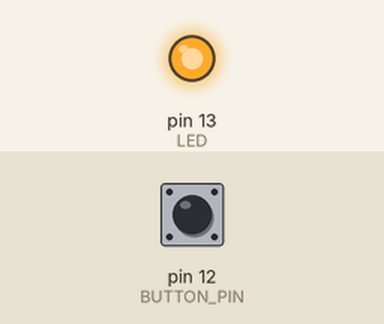
A sketch run on a simulated Arduino Uno, built with avr-gcc and run on an emulated ATmega328P. On the bench: output pins drawn as LEDs (lit = HIGH). Inputs (shaded band) come from the test bench; at power-on: pin 12 (BUTTON_PIN) HIGH.

Above: at 1.2 s.
1.3 s: pin 12 (BUTTON_PIN) pulled LOW for 0.15 s
At 1.93 s:
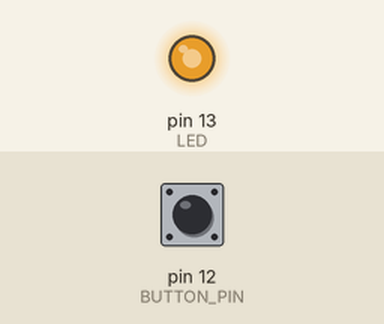
4.3 s: pin 12 (BUTTON_PIN) pulled LOW for 3.2 s
At 7.22 s:
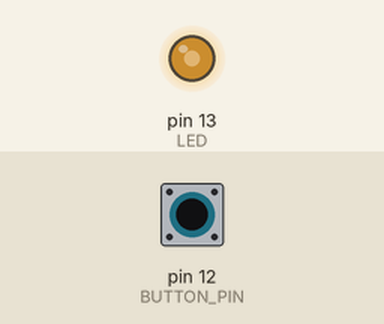
9.0 s: pin 12 (BUTTON_PIN) pulled LOW for 1 s
Timing chart, 0 to 18.0 s (numbered marks = the images above; inputs shaded):
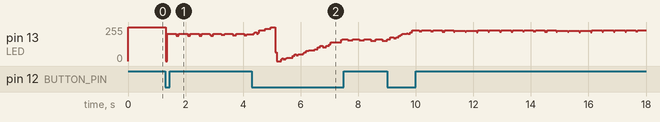

The sketch:

sketch_nov28c.ino
```cpp
//code for clicking button for varying light intensity settings

#define BUTTON_PIN 12
#define LED 13
float lum= 15;//brightness 0 and 20

void setup() {
  // put your setup code here, to run once:
  pinMode(BUTTON_PIN, INPUT_PULLUP);
pinMode(LED, OUTPUT);
}

void loop() {

boolean btnDown= !digitalRead(BUTTON_PIN);


if (btnDown){

  lum= lum +0.1;
  if (lum>20){
    lum=0;
  }
}


//Control LED

digitalWrite(LED,HIGH);
delay(lum);
digitalWrite(LED,LOW);
delay(20-lum);
}
```
